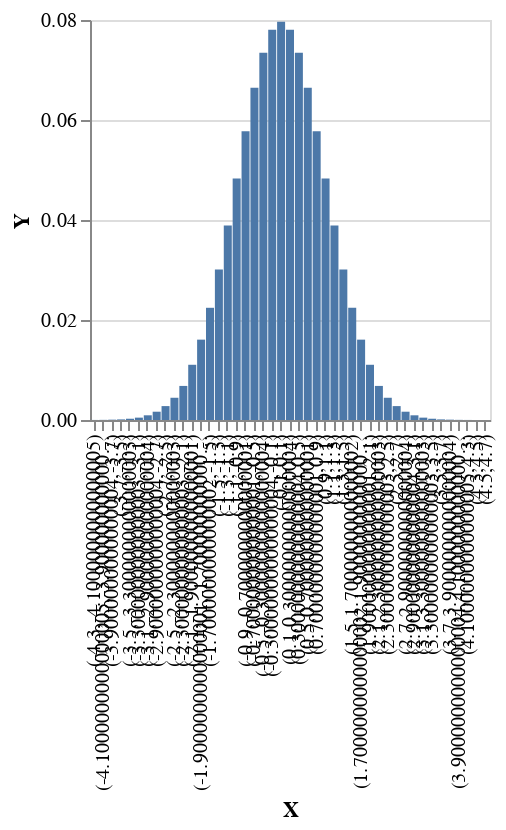

This figure's notebook cell:
### Markdown cell above
# Exact inference for continuous distributions

`enumerate` only works for discrete random variables (like categorical or bernoulli distributions).

For continuous distributions, there is almost a (near) exact inference algorithm, which performs numerical integration. It is defined in `Control.Monad.Bayes.Integrator`, which also provides `histogram`:

### Code cell
plotVega $ histogram 45 0.2 (normal 0 1)
